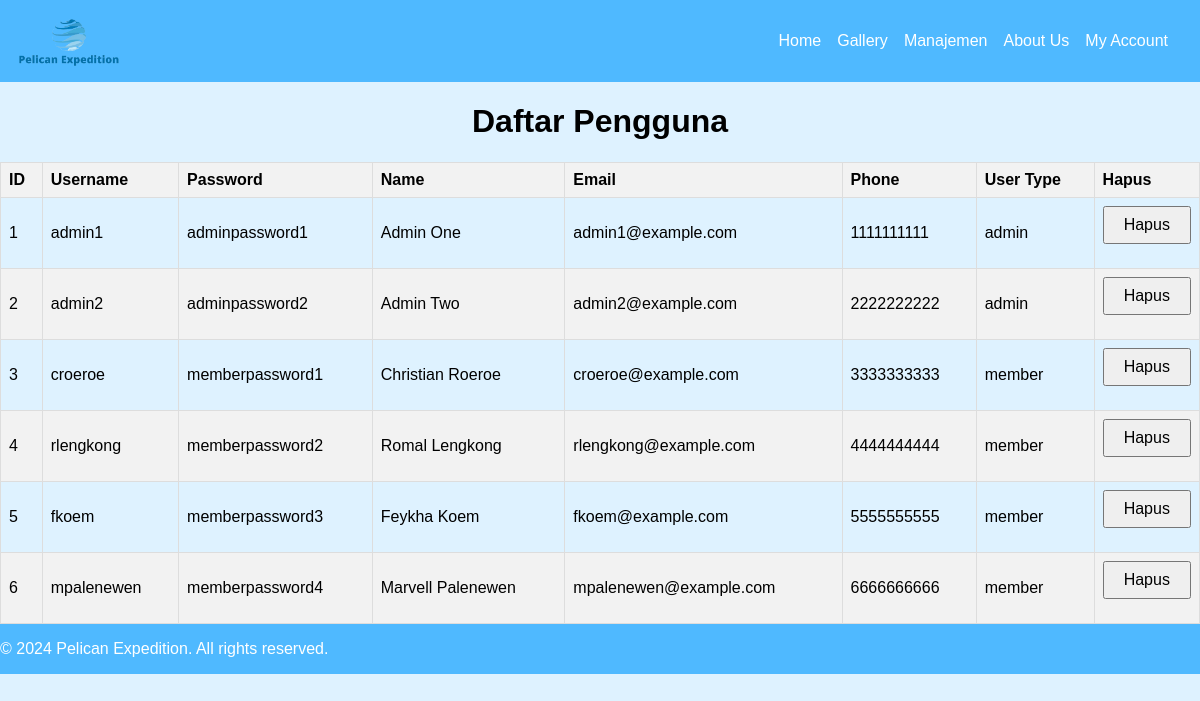
The app's page /php/list_account.php, older data.
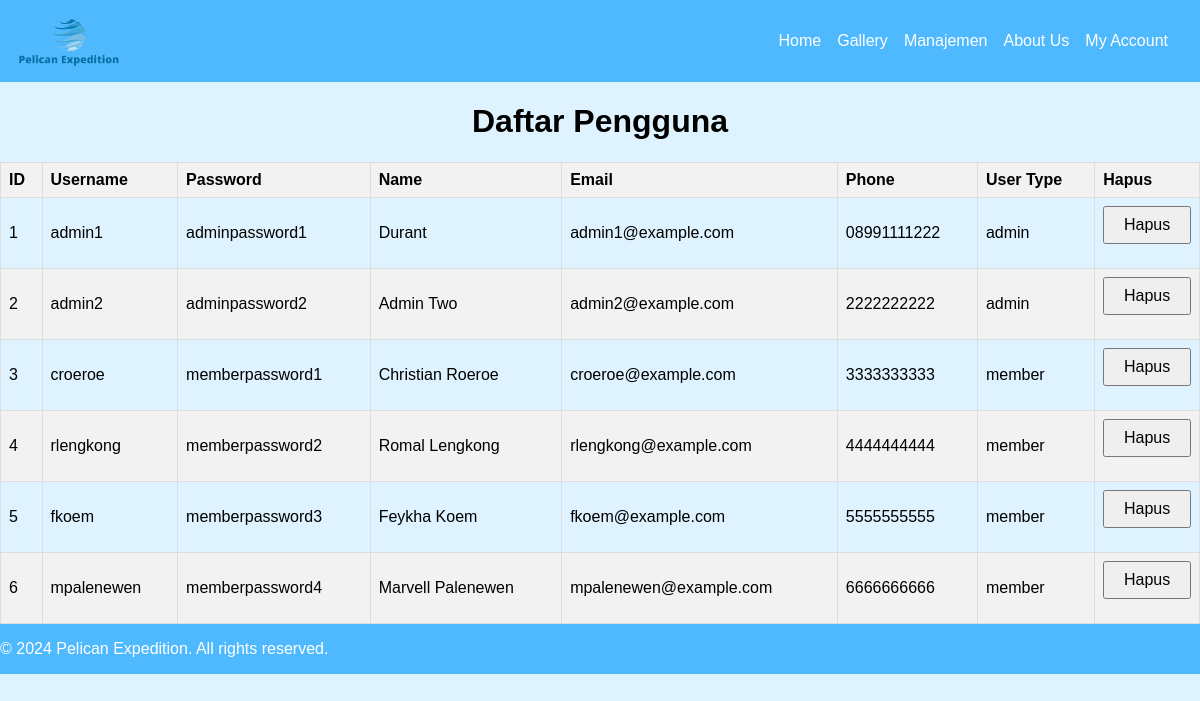
The same page, newer data.
### tables this page shows
CREATE TABLE `users` (
  `id` int(11) NOT NULL,
  `username` varchar(50) NOT NULL,
  `password` varchar(255) NOT NULL,
  `name` varchar(100) NOT NULL,
  `email` varchar(100) NOT NULL,
  `phone` varchar(20) NOT NULL,
  `user_type` enum('admin','member') NOT NULL
);

### php/list_account.php (the view, shortened to what this page needs)
<?php
require 'config.php';
$sql = "SELECT * FROM users";
$result = $conn->query($sql);
?>
<!DOCTYPE html>
<html lang="en">
<head>
    <link rel="stylesheet" href="../css/style.css"/>
</head>
<body class="konten">
    <header class="main-menu">
        <div class="container">
            <img src="../img/logo.png" alt="Pelican Expedition Logo" class="logo">
        </div>
        <nav>
            <ul>
                <li><a href="../home_admin.html">Home</a></li>
                <li><a href="../gallery_admin.html">Gallery</a></li>
                <li><a href="manajemen_pengiriman.php">Manajemen</a></li>
                <li><a href="../contact_admin.html">About Us</a></li>
                <li><a href="my_account_admin.php">My Account</a></li>
            </ul>
        </nav>
    </header>
    <div class="main-content">
        <h1>Daftar Pengguna</h1>
        <table class="user-table">
            <thead>
                <tr>
                    <th>ID</th>
                    <th>Username</th>
                    <th>Password</th>
                    <th>Name</th>
                    <th>Email</th>
                    <th>Phone</th>
                    <th>User Type</th>
                    <th>Hapus</th>
                </tr>
            </thead>
            <tbody>
                <?php
                if ($result->num_rows > 0) {
                    while ($row = $result->fetch_assoc()) {
                        echo "<tr>";
                        echo "<td>" . $row['id'] . "</td>";
                        echo "<td>" . $row['username'] . "</td>";
                        echo "<td>" . $row['password'] . "</td>";
                        echo "<td>" . $row['name'] . "</td>";
                        echo "<td>" . $row['email'] . "</td>";
                        echo "<td>" . $row['phone'] . "</td>";
                        echo "<td>" . $row['user_type'] . "</td>";
                        echo "<td>
                            <form method='post' action='list_account.php'>
                                <input type='hidden' name='id_to_delete' value='" . $row['id'] . "'>
                                <input type='submit' name='hapus' value='Hapus'>
                            </form>
                        </td>";
                        echo "</tr>";
                    }
                } else {
                    echo "<tr><td colspan='8'>Tidak ada data pengguna.</td></tr>";
                }
                ?>
            </tbody>
        </table>
    </div>
    <footer class="footer">
        <p>&copy; 2024 Pelican Expedition. All rights reserved.</p>
    </footer>
</body>
</html>

### css/style.css (style rules this page uses)
body { height: 100%; margin: 0; display: flex; flex-direction: column; padding: 0; font-family: Arial, sans-serif; }
.footer { background-color: #4fb9ff; color:#fff; font-family: Arial; text-align: center; padding: 5px auto; position: flex; display: flex; }
.konten { display: flex; flex-direction: column; background-color: #def2ff; }
.konten h1 { text-align: center; }
.main-menu { background-color: #4fb9ff; padding: 1rem; position: relative; display: flex; justify-content: space-between; align-items: center; }
.main-menu .container { display: flex; align-items: center; }
.main-menu .logo { height: 50px; width: auto; margin-right: 1rem; }
.main-menu ul { list-style: none; margin: 0; padding: 0; display: flex; justify-content: center; text-align: center; }
.main-menu ul li { margin-right: 1rem; }
.main-menu a { color: #fff; text-decoration: none; }
form { flex-direction: column; }
input, select, button { margin-bottom: 1em; padding: 0.5em; font-size: 1em; width: 100%; }
.user-table { width: 100%; border-collapse: collapse; }
.user-table th, .user-table td { border: 1px solid #ddd; padding: 8px; text-align: left; }
.user-table th { background-color: #f2f2f2; }
.user-table tr:nth-child(even) { background-color: #f2f2f2; }
.user-table { border-collapse: collapse; width: 100%; }
.user-table th, .user-table td { border: 1px solid #dddddd; padding: 8px; text-align: left; }

Row changes from the older to the newer data that the page shows:
changed users "admin1": name "Admin One" → "Durant"; phone "1111111111" → "08991111222"
